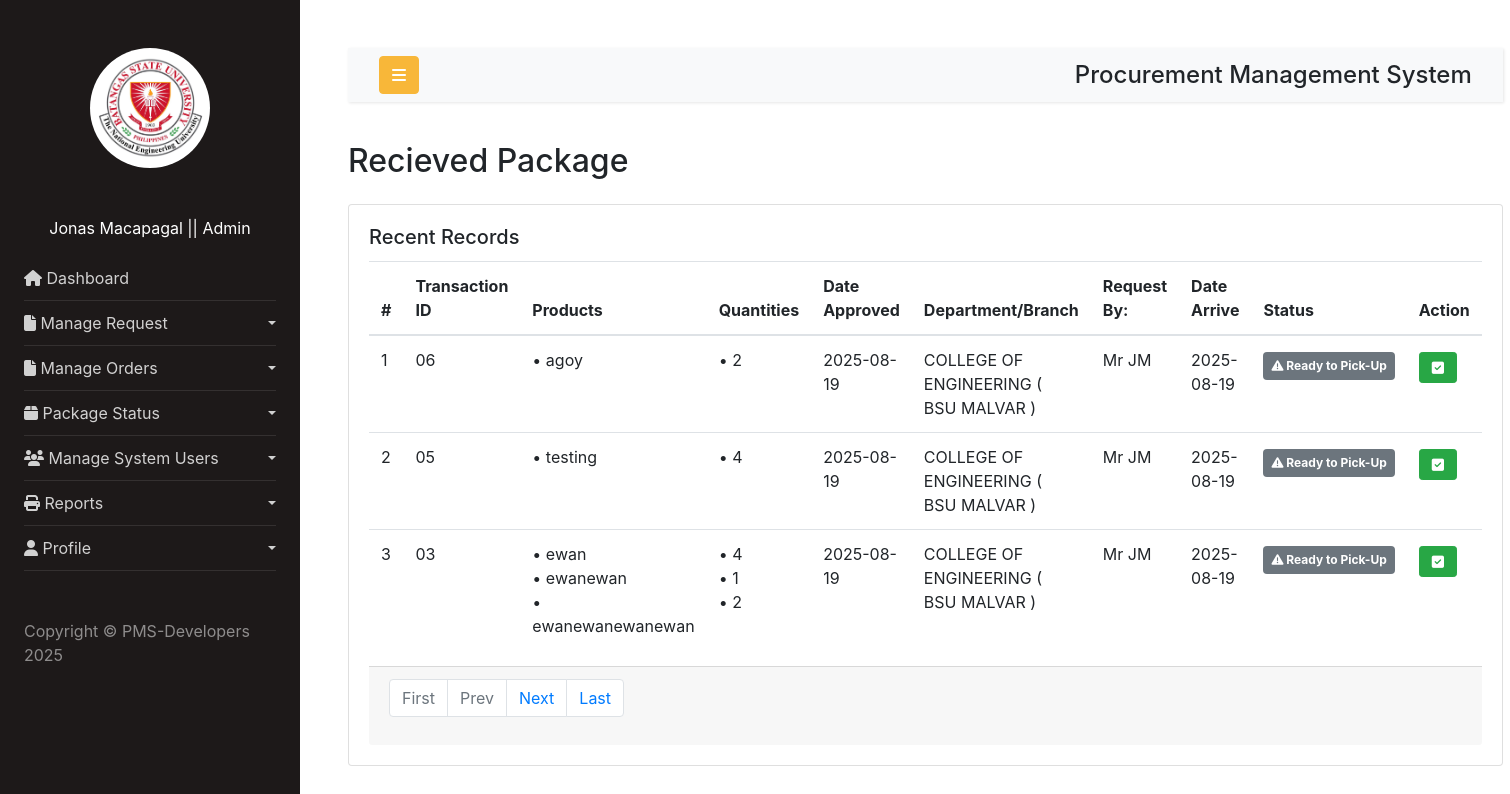
The app's page /EndUsers/adminpickupOrders.php (signed in) with its own data.
### tables this page shows
CREATE TABLE `orderconfirmation` (
  `oc_id` int(255) NOT NULL,
  `orderID` varchar(255) NOT NULL,
  `products` text NOT NULL,
  `quantities` text NOT NULL,
  `empID` varchar(255) NOT NULL,
  `status` int(2) NOT NULL DEFAULT 0,
  `datePosted` text NOT NULL
);

CREATE TABLE `users` (
  `user_id` int(255) NOT NULL,
  `username` varchar(255) NOT NULL,
  `password` varchar(255) NOT NULL,
  `fullname` varchar(255) NOT NULL,
  `department` varchar(255) DEFAULT NULL,
  `campus` text DEFAULT NULL,
  `access` varchar(50) DEFAULT NULL,
  `status` int(2) NOT NULL DEFAULT 0,
  `dateAdded` date DEFAULT current_timestamp(),
  `isprotected` int(2) NOT NULL DEFAULT 0
);

### EndUsers/adminpickupOrders.php (the view, shortened to what this page needs)
<?php
include_once("./components/header.php");
include_once("./components/sidebar.php");
include_once("./components/innernavbar.php");
$con = connection();
?>
<h2 class="mb-4">Recieved Package</h2>
<div class="row">
  <div class="col-lg-12 md-3">
    <div class="card">
      <div class="card-body">
        <h5 class="card-title">Recent Records</h5>
        <div class="table-responsive">
          <table class="table table-striped-columns">
            <thead>
              <tr>
                <th scope="col">#</th>
                <th scope="col">Transaction ID</th>
                <th scope="col">Products</th>
                <th scope="col">Quantities</th>
                <th scope="col">Date Approved</th>
                <th scope="col">Department/Branch</th>
                <th scope="col">Request By:</th>
                <th scope="col">Date Arrive</th>
                <th scope="col">Status</th>
                <th scope="col">Action</th>
              </tr>
            </thead>
            <tbody>
                <?php
                    if(isset($_GET['page_no']) && $_GET['page_no'] !== ""){
                      $page_no = $_GET['page_no'];
                    }else{
                        $page_no = 1;
                    }
                    $total_records_per_page = 3;
                    $offset = ($page_no - 1) * $total_records_per_page;
                    $count = $offset + 1;
                    $search = mysqli_query($con, "SELECT COUNT(*) as total_records FROM `orderconfirmation` WHERE `status` = 0 ORDER BY `oc_id` DESC")
                    or die(mysqli_errno($con));
                    $records = mysqli_fetch_array($search);
                    $total_records = $records['total_records'];
                    $total_no_of_pages = ceil($total_records / $total_records_per_page);
                    $getUsersInfo = mysqli_query($con,"SELECT * FROM `orderconfirmation`  WHERE `status` = 0 ORDER BY `oc_id` DESC LIMIT $offset , $total_records_per_page");
                    while($row = mysqli_fetch_assoc($getUsersInfo)){
                    ?>
                    <tr>
                        <td><?php echo $count++;?></td>
                        <td class="id"><?= $row['orderID']; ?></td>
                        <td class="">
                            <?php
                                    $imploded_data = $row['products'];
                                    $exploded_price = explode(",", $imploded_data);
                                    foreach ($exploded_price as $value) {
                                        echo "• ".$value."<br>";
                                    }
                                ?>
                        </td>
                        <td class="">
                            <?php
                                    $imploded_data = $row['quantities'];
                                    $exploded_price = explode(",", $imploded_data);
                                    foreach ($exploded_price as $value) {
                                        echo "• ".$value."<br>";
                                    }
                                ?>
                        </td>
                        <td class=""><?=  $row['datePosted'];?></td>
                        <?php
                            $username = $row['empID'];
                            $selectUser = mysqli_query($con,"SELECT * FROM `users` WHERE `username` = '$username'");
                            while($data = mysqli_fetch_assoc($selectUser)){
                        ?>
                            <td class=""><?=  $data['department'];?> ( <?=  $data['campus'];?> ) </td>
                            <td class=""><?=  $data['fullname'];?></td>
                        <?php
                        }
                        ?>
                        <td class=""><?=  $row['datePosted'];?></td>
                        <td>
                        <?php
                            if ($row['status'] == 0 ) {
                            echo '<span class="badge bg-secondary text-white  mt-1 p-2"><i class="fa fa-exclamation-triangle"></i> Ready to Pick-Up </span>';
                            } else {
                            echo '<span class="badge bg-success mt-1 p-2"><i class="fa fa-check-circle"></i> Picked-up </span>';
                            }
                        ?>
                        </td>
                        <td>
                        <button type="button" class="btn btn-sm btn-success mt-1 p-1 editbutton" data-bs-toggle="modal" data-bs-target="#verifyModal">
                            <i class="fa fa-check-square-o mx-2" data-toggle="tooltip" title="Action"></i>
                        </button>
                        </td>
                    </tr>
                  <?php }?>
            </tbody>
          </table>
          <div class="card-footer bg-bg-info-subtle d-flex align-items-center justify-content-between">
                <nav aria-label="Page navigation example">
                    <ul class="pagination justify-content-center fw-bold">
                        <li class="page-item <?php if($page_no <= 1) echo 'disabled'; ?>">
                            <a class="page-link" href="?page_no=1">First</a>
                        </li>
                        <li class="page-item <?php if($page_no <= 1) echo 'disabled'; ?>">
                            <a class="page-link" href="<?php if($page_no <= 1){ echo '#'; } else { echo "?page_no=".($page_no - 1); } ?>">Prev</a>
                        </li>
                        <li class="page-item <?php if($page_no >= $total_no_of_pages) echo 'disabled'; ?>">
                            <a class="page-link" href="<?php if($page_no >= $total_no_of_pages){ echo '#'; } else { echo "?page_no=".($page_no + 1); } ?>">Next</a>
                        </li>
                        <li class="page-item <?php if($page_no >= $total_no_of_pages) echo 'disabled'; ?>">
                            <a class="page-link" href="?page_no=<?php echo $total_no_of_pages; ?>">Last</a>
                        </li>
                    </ul>
                </nav>
            </div>
        </div>
      </div>
    </div>
  </div>
</div>
<?php include_once("./components/footscript.php"); ?>

### records on screen
orderconfirmation: orderID "06", products "agoy", quantities "2", datePosted "2025-08-19", status 0 (drawn)
users: department "COLLEGE OF ENGINEERING", campus "BSU MALVAR", fullname "Mr JM"
orderconfirmation: orderID "05", products "testing", quantities "4", datePosted "2025-08-19", status 0 (drawn)
orderconfirmation: orderID "03", products "ewan", products "ewanewan", products "ewanewanewanewan", quantities "4", quantities "1", quantities "2", datePosted "2025-08-19", status 0 (drawn)

### other values on screen
$fullname "Jonas Macapagal"
$role "Admin"
